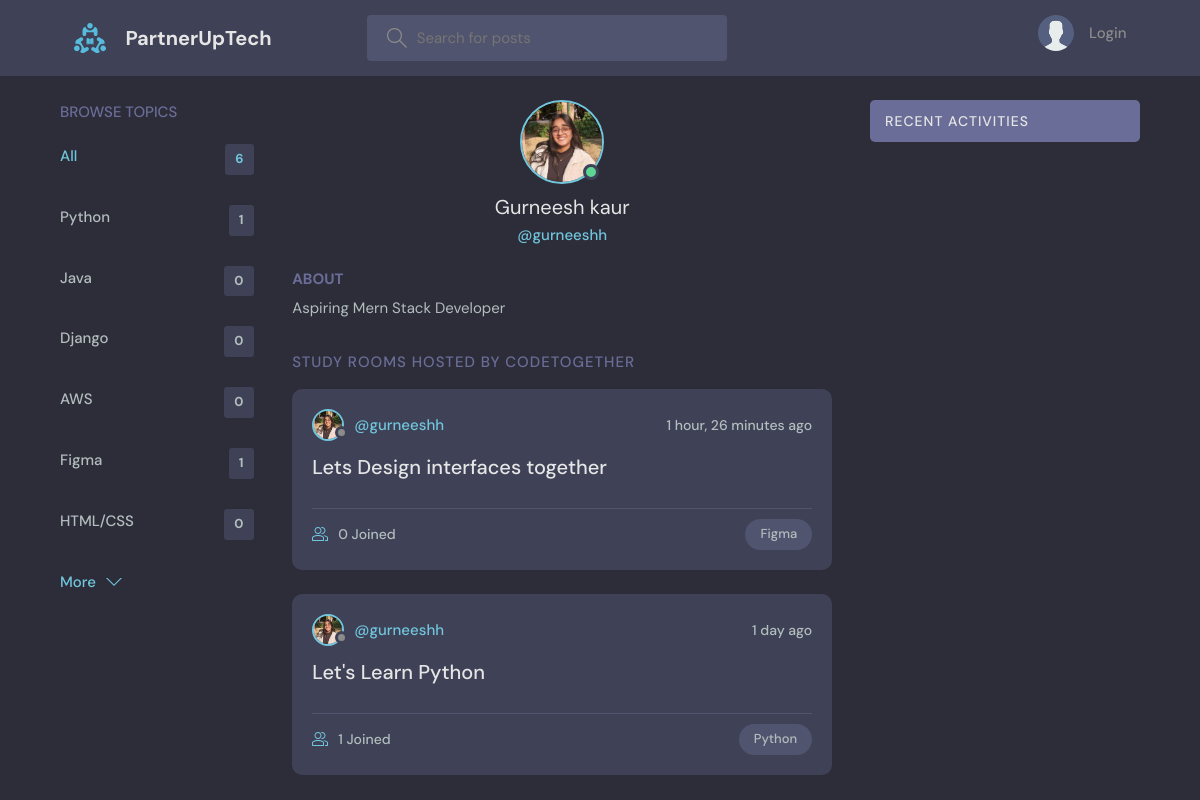
Page /profile/1/ on the committed database.
### base/models.py (models this page shows, shortened)
class Topic(models.Model):
    name = models.CharField(max_length=200)

class User(AbstractUser):
    name = models.CharField(max_length=200, null=True)
    email = models.EmailField(unique=True, null=True)
    bio = models.TextField(null=True)
    avatar = models.ImageField(null=True, default="avatar.svg")
    USERNAME_FIELD = 'email'
    REQUIRED_FIELDS = ['username', 'name']

class Room(models.Model):
    host = models.ForeignKey(User, on_delete=models.SET_NULL, null=True)
    topic = models.ForeignKey(Topic, on_delete=models.SET_NULL, null=True)
    name = models.CharField(max_length=200)
    description = models.TextField(null=True, blank=True)
    participants = models.ManyToManyField(
        User, related_name='participants', blank=True)
    updated = models.DateTimeField(auto_now=True)
    created = models.DateTimeField(auto_now_add=True)
    class Meta:
        ordering = ['-updated', '-created']

### base/views.py (the view)
# urls.py: path('profile/<str:pk>/', views.userProfile, name="user-profile"),
def userProfile(request, pk):
    user = User.objects.get(id=pk)
    rooms = user.room_set.all()
    room_messages = user.message_set.all()
    topics = Topic.objects.all()
    context = {'user': user, 'rooms': rooms,
               'room_messages': room_messages, 'topics': topics}
    return render(request, 'base/profile.html', context)

### base/templates/base/profile.html (shortened to what this page needs)
{% extends 'main.html' %}
{% block content %}
<main class="profile-page layout layout--3">
  <div class="container">
    {% include 'base/topics_component.html' %}
    <div class="roomList">
      <div class="profile">
        <div class="profile__avatar">
          <div class="avatar avatar--large active">
            <img src="{{user.avatar.url}}" />
          </div>
        </div>
        <div class="profile__info">
          <h3>{{user.name}}</h3>
          <p>@{{user.username}}</p>
        </div>
        <div class="profile__about">
          <h3>About</h3>
          <p>
            {{user.bio}}
          </p>
        </div>
      </div>
      <div class="roomList__header">
        <div>
          <h2>Study Rooms Hosted by CodeTogether</a>
          </h2>
        </div>
      </div>
      {% include 'base/feed_component.html' %}
    </div>
    {% include 'base/activity_component.html' %}
  </div>
</main>
{% endblock content %}

### base/templates/base/topics_component.html
<div class="topics">
    <div class="topics__header">
        <h2>Browse Topics</h2>
    </div>
    <ul class="topics__list">
        <li>
            <a href="{% url 'home' %}" class="active">All <span>{{topics.count}}</span></a>
        </li>
        {% for topic in topics %}
        <li>
            <a href="{% url 'home' %}?q={{topic.name}}">{{topic.name}}<span>{{topic.room_set.all.count}}</span></a>
        </li>
        {% endfor %}
    </ul>
    <a class="btn btn--link" href="{% url 'topics' %}">
        More
        <svg version="1.1" xmlns="http://www.w3.org/2000/svg" width="32" height="32" viewBox="0 0 32 32">
            <title>chevron-down</title>
            <path d="M16 21l-13-13h-3l16 16 16-16h-3l-13 13z"></path>
        </svg>
    </a>
</div>

### base/templates/base/feed_component.html (shortened to what this page needs)
{% for room in rooms %}
<div class="roomListRoom">
    <div class="roomListRoom__header">
        <a href="{% url 'user-profile' room.host.id %}" class="roomListRoom__author">
            <div class="avatar avatar--small">
                <img src="{{room.host.avatar.url}}" />
            </div>
            <span>@{{room.host.username}}</span>
        </a>
        <div class="roomListRoom__actions">
            <span>{{room.created|timesince}} ago</span>
        </div>
    </div>
    <div class="roomListRoom__content">
        <a href="{% url 'room' room.id %}">{{room.name}}</a>
    </div>
    <div class="roomListRoom__meta">
        <a href="{% url 'room' room.id %}" class="roomListRoom__joined">
            {{room.participants.all.count}} Joined
        </a>
        <p class="roomListRoom__topic">{{room.topic.name}}</p>
    </div>
</div>
{% endfor %}

### rows in the picture
Topic: name "Python", room_set.all.count "1"
Topic: name "Java", room_set.all.count "0"
Topic: name "Django", room_set.all.count "0"
Topic: name "AWS", room_set.all.count "0"
Topic: name "Figma", room_set.all.count "1"
Topic: name "HTML/CSS", room_set.all.count "0"
User: avatar (picture), name "Gurneesh kaur", username "gurneeshh", bio "Aspiring Mern Stack Developer"
Room: host.avatar (picture), host.username "gurneeshh", created "1 hour, 26 minutes", name "Lets Design interfaces together", participants.all.count "0", topic.name "Figma"
Room: host.avatar (picture), host.username "gurneeshh", created "1 day", name "Let's Learn Python", participants.all.count "1", topic.name "Python"

### other values in the picture
{{ topics.count }} "6"
